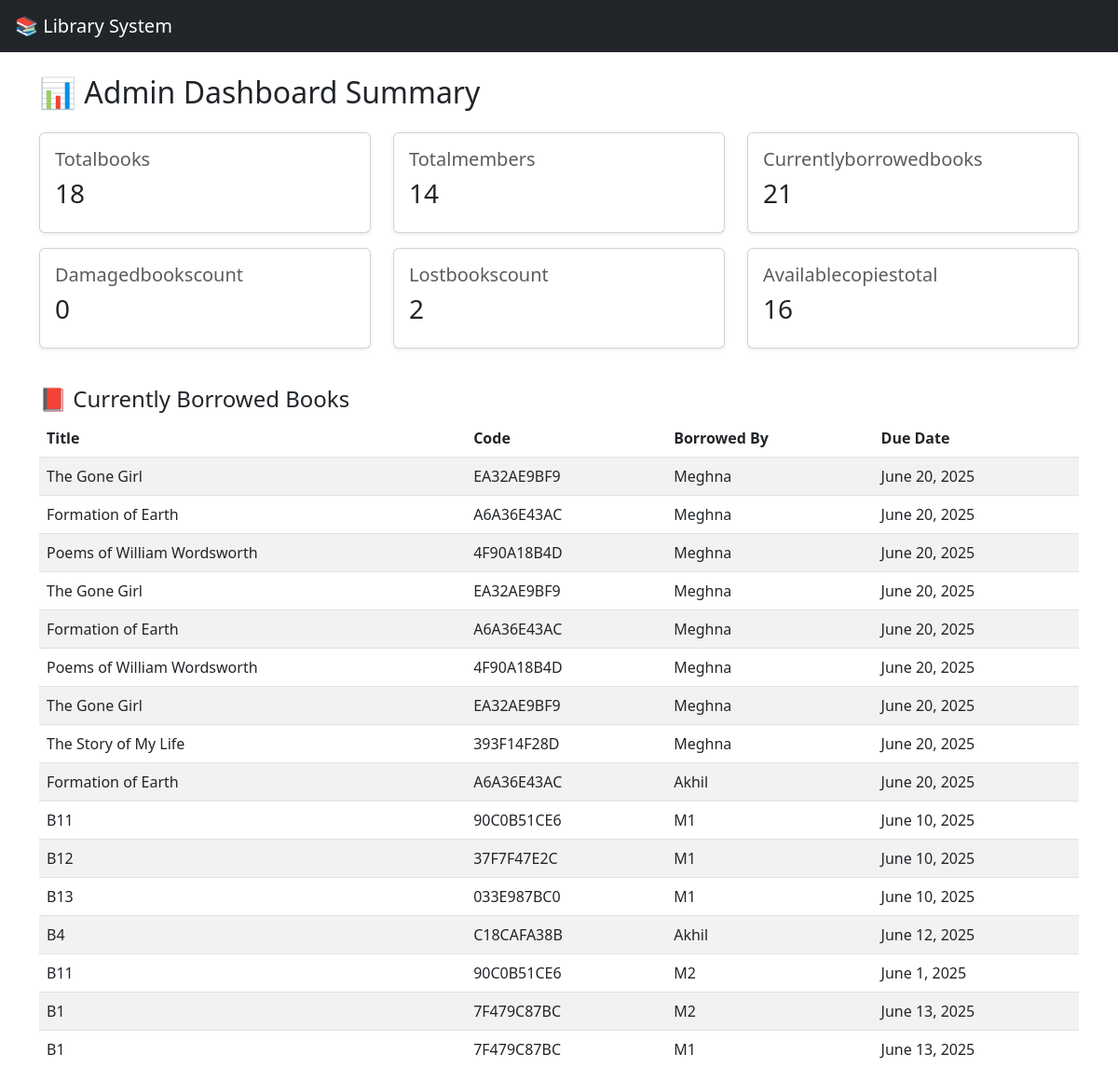
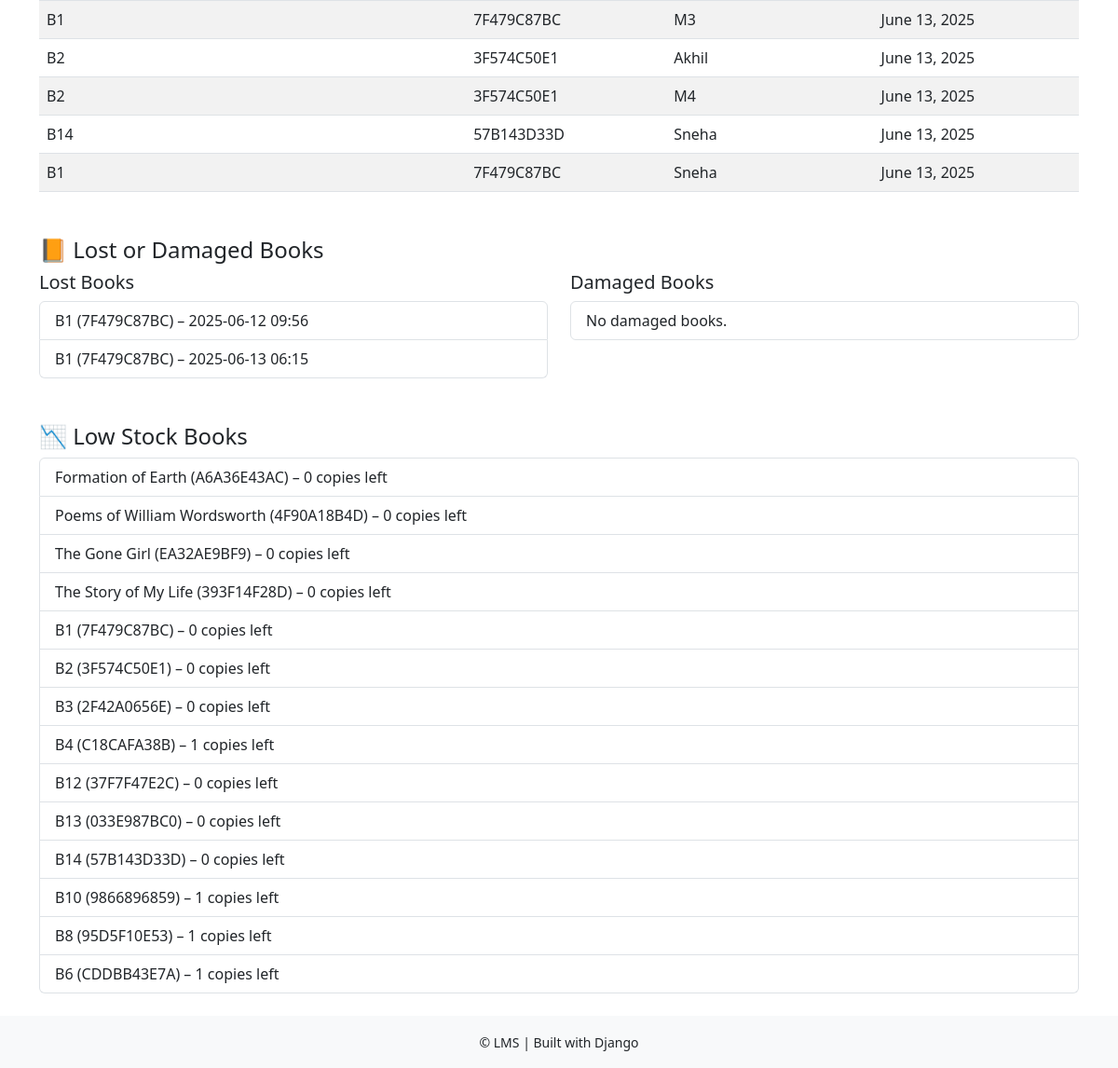
The app's page /api/admin-summary/ with its own data (2 pictures, top to bottom).
### inventory/models.py (models this page shows, shortened)
class Book(models.Model):
    code = models.CharField(max_length=10, unique=True, editable=False)
    title = models.CharField(max_length=255)
    author = models.CharField(max_length=255)
    category = models.ForeignKey(Category, on_delete=models.CASCADE)
    available_copies = models.PositiveIntegerField(default=1)

class BookStatusLog(models.Model):
    STATUS_CHOICES = [
        ('available', 'Available'),
        ('borrowed', 'Borrowed'),
        ('returned', 'Returned'),
        ('lost', 'Lost'),
        ('damaged', 'Damaged'),
    ]
    book = models.ForeignKey(Book, on_delete=models.CASCADE, related_name='status_logs')
    status = models.CharField(max_length=20, choices=STATUS_CHOICES)
    date = models.DateTimeField(auto_now_add=True)
    notes = models.TextField(blank=True)

### members/models.py (models this page shows, shortened)
class Member(models.Model):
    full_name = models.CharField(max_length=255)
    email = models.EmailField(unique=True)
    phone_number = models.CharField(max_length=15, blank=True)
    membership_id = models.CharField(max_length=10, unique=True, editable=False)
    joined_date = models.DateField(auto_now_add=True)

### borrowing/models.py (models this page shows, shortened)
class BorrowRecord(models.Model):
    member = models.ForeignKey(Member, on_delete=models.CASCADE, related_name='borrowed_books')
    book = models.ForeignKey(Book, on_delete=models.CASCADE, related_name='borrow_records')
    borrow_date = models.DateField(default=timezone.now)
    return_date = models.DateField(null=True, blank=True)
    due_date = models.DateField()
    returned = models.BooleanField(default=False)
    penalty_incurred = models.DecimalField(max_digits=6, decimal_places=2, default=0.00)

### borrowing/views.py (the view)
# urls.py: path('admin-summary/', views.admin_summary_page, name='admin-dashboard-summary'),
def admin_summary_page(request):
    try:
        total_books = Book.objects.count()
        total_members = Member.objects.count()
        currently_borrowed_books = BorrowRecord.objects.filter(return_date__isnull=True).count()
        damaged_books_qs = BookStatusLog.objects.filter(status__icontains='damaged')
        lost_books_qs = BookStatusLog.objects.filter(status__icontains='lost')
        available_copies_total = Book.objects.aggregate(total=Sum('available_copies'))['total'] or 0
        damaged_books = [
            {"title": log.book.title, "code": log.book.code, "logged_at": log.date}
            for log in damaged_books_qs.select_related("book")
        ]
        lost_books = [
            {"title": log.book.title, "code": log.book.code, "logged_at": log.date}
            for log in lost_books_qs.select_related("book")
        ]
        low_stock_books = [
            {"title": book.title, "code": book.code, "available": book.available_copies}
            for book in Book.objects.filter(available_copies__lte=1)
        ]
        currently_borrowed = [
            {
                "title": record.book.title,
                "code": record.book.code,
                "borrowed_by": record.member.full_name,
                "due_date": record.due_date
            }
            for record in BorrowRecord.objects.filter(return_date__isnull=True).select_related("book", "member")
        ]
        context = {
            "totals": {
                "total_books": total_books,
                "total_members": total_members,
                "currently_borrowed_books": currently_borrowed_books,
                "damaged_books_count": damaged_books_qs.count(),
                "lost_books_count": lost_books_qs.count(),
                "available_copies_total": available_copies_total
            },
            "lists": {
                "damaged_books": damaged_books,
                "lost_books": lost_books,
                "low_stock_books": low_stock_books,
                "currently_borrowed": currently_borrowed
            }
        }
        return render(request, "admin_summary.html", {
            "summary": {
                "totals": context.get("totals", {}),
                "lists": context.get("lists", {}),
                }
            })
    except Exception as e:
        return HttpResponse(f"Error: {str(e)}")

### templates/admin_summary.html (shortened to what this page needs)
{% extends "base.html" %}
{% block content %}
<h2 class="mb-4">📊 Admin Dashboard Summary</h2>
<div class="row mb-4">
    {% for key, value in summary.totals.items %}
    <div class="col-md-4">
        <div class="card shadow-sm mb-3">
            <div class="card-body">
                <h5 class="card-title text-muted">{{ key|cut:"_"|title }}</h5>
                <h3>{{ value }}</h3>
            </div>
        </div>
    </div>
    {% endfor %}
</div>
<h4>📕 Currently Borrowed Books</h4>
<table class="table table-striped">
    <thead>
        <tr>
            <th>Title</th><th>Code</th><th>Borrowed By</th><th>Due Date</th>
        </tr>
    </thead>
    <tbody>
        {% for item in summary.lists.currently_borrowed %}
        <tr>
            <td>{{ item.title }}</td>
            <td>{{ item.code }}</td>
            <td>{{ item.borrowed_by }}</td>
            <td>{{ item.due_date }}</td>
        </tr>
        {% empty %}
        <tr><td colspan="4">No books are currently borrowed.</td></tr>
        {% endfor %}
    </tbody>
</table>
<h4 class="mt-5">📙 Lost or Damaged Books</h4>
<div class="row">
    <div class="col-md-6">
        <h5>Lost Books</h5>
        <ul class="list-group">
            {% for book in summary.lists.lost_books %}
            <li class="list-group-item">
                {{ book.title }} ({{ book.code }}) – {{ book.logged_at|date:"Y-m-d H:i" }}
            </li>
            {% empty %}
            <li class="list-group-item">No lost books.</li>
            {% endfor %}
        </ul>
    </div>
    <div class="col-md-6">
        <h5>Damaged Books</h5>
        <ul class="list-group">
            {% for book in summary.lists.damaged_books %}
            <li class="list-group-item">
                {{ book.title }} ({{ book.code }}) – {{ book.logged_at|date:"Y-m-d H:i" }}
            </li>
            {% empty %}
            <li class="list-group-item">No damaged books.</li>
            {% endfor %}
        </ul>
    </div>
</div>
<h4 class="mt-5">📉 Low Stock Books</h4>
<ul class="list-group">
    {% for book in summary.lists.low_stock_books %}
    <li class="list-group-item">
        {{ book.title }} ({{ book.code }}) – {{ book.available }} copies left
    </li>
    {% empty %}
    <li class="list-group-item">No low stock books.</li>
    {% endfor %}
</ul>
{% endblock %}

### templates/base.html (shortened to what this page needs)
<!DOCTYPE html>
<html lang="en">
<head>
    <link rel="stylesheet" href="https://cdn.jsdelivr.net/npm/bootstrap@5.3.0/dist/css/bootstrap.min.css">
</head>
<body>
    <nav class="navbar navbar-expand-lg navbar-dark bg-dark px-3">
        <a class="navbar-brand" href="#">📚 Library System</a>
    </nav>
    <div class="container mt-4">
        {% block content %}
        {% endblock %}
    </div>
    <footer class="bg-light text-center p-3 mt-4">
        <small>© {{ now|date:"Y" }} LMS | Built with Django</small>
    </footer>
</body>
</html>

### records on screen
Book: title "The Gone Girl" "The Gone Girl" "The Gone Girl", code "EA32AE9BF9" "EA32AE9BF9" "EA32AE9BF9", title "The Gone Girl", code "EA32AE9BF9"
Member: borrowed_by "Meghna" "Meghna" "Meghna" "Meghna" "Meghna" "Meghna" "Meghna" "Meghna"
BorrowRecord: due_date "June 20, 2025"
Book: title "Formation of Earth" "Formation of Earth" "Formation of Earth", code "A6A36E43AC" "A6A36E43AC" "A6A36E43AC", title "Formation of Earth", code "A6A36E43AC"
BorrowRecord: due_date "June 20, 2025"
Book: title "Poems of William Wordsworth" "Poems of William Wordsworth", code "4F90A18B4D" "4F90A18B4D", title "Poems of William Wordsworth", code "4F90A18B4D"
BorrowRecord: due_date "June 20, 2025"
BorrowRecord: due_date "June 20, 2025"
BorrowRecord: due_date "June 20, 2025"
BorrowRecord: due_date "June 20, 2025"
BorrowRecord: due_date "June 20, 2025"
Book: title "The Story of My Life", code "393F14F28D", title "The Story of My Life", code "393F14F28D"
BorrowRecord: due_date "June 20, 2025"
Member: borrowed_by "Akhil" "Akhil" "Akhil"
BorrowRecord: due_date "June 20, 2025"
Book: title "B11" "B11", code "90C0B51CE6" "90C0B51CE6"
Member: borrowed_by "M1" "M1" "M1" "M1"
BorrowRecord: due_date "June 10, 2025"
Book: title "B12", code "37F7F47E2C", title "B12", code "37F7F47E2C"
BorrowRecord: due_date "June 10, 2025"
Book: title "B13", code "033E987BC0", title "B13", code "033E987BC0"
BorrowRecord: due_date "June 10, 2025"
Book: title "B4", code "C18CAFA38B", title "B4", code "C18CAFA38B"
BorrowRecord: due_date "June 12, 2025"
Member: borrowed_by "M2" "M2"
BorrowRecord: due_date "June 1, 2025"
Book: title "B1" "B1" "B1" "B1", code "7F479C87BC" "7F479C87BC" "7F479C87BC" "7F479C87BC", title "B1" "B1", code "7F479C87BC" "7F479C87BC", title "B1", code "7F479C87BC"
BorrowRecord: due_date "June 13, 2025"
BorrowRecord: due_date "June 13, 2025"
Member: borrowed_by "M3"
BorrowRecord: due_date "June 13, 2025"
Book: title "B2" "B2", code "3F574C50E1" "3F574C50E1", title "B2", code "3F574C50E1"
BorrowRecord: due_date "June 13, 2025"
Member: borrowed_by "M4"
BorrowRecord: due_date "June 13, 2025"
Book: title "B14", code "57B143D33D", title "B14", code "57B143D33D"
Member: borrowed_by "Sneha" "Sneha"
BorrowRecord: due_date "June 13, 2025"
BorrowRecord: due_date "June 13, 2025"
BookStatusLog: logged_at "2025-06-12 09:56"
BookStatusLog: logged_at "2025-06-13 06:15"
Book: title "B3", code "2F42A0656E"
Book: title "B10", code "9866896859"
Book: title "B8", code "95D5F10E53"
Book: title "B6", code "CDDBB43E7A"

### other values on screen
{{ key|cut:"_"|title }} "Totalbooks" "Totalmembers" "Currentlyborrowedbooks" "Damagedbookscount" "Lostbookscount" "Availablecopiestotal"
{{ value }} "18" "14" "21" "0" "2" "16"
{{ book.available }} "0" "0" "0" "0" "0" "0" "0" "1" "0" "0" "0" "1" "1" "1"
